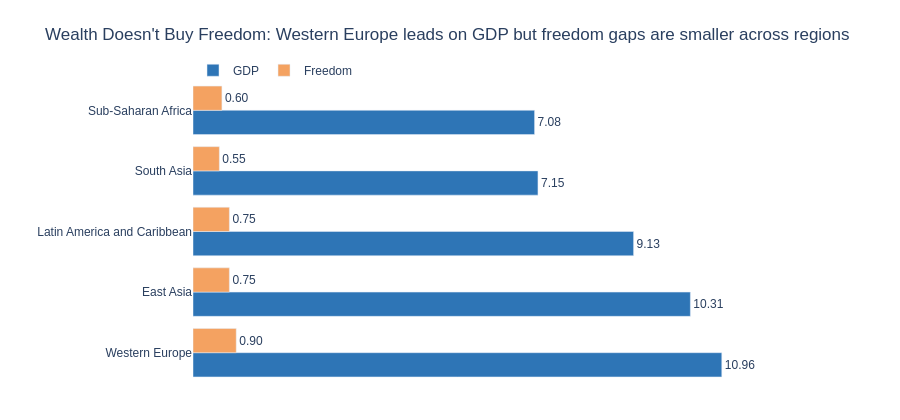

Here is the notebook cell this chart was saved with:
### Markdown cell above
---
## Done? Stretch Goal

If you finish both tasks with time to spare, try this:

**Task 3 (stretch):** Build a **grouped bar chart** comparing 2 sub-factors (e.g. `GDP_per_capita` and `Freedom`) across the 5 most populated regions. Use colour meaningfully and write an insight title.

Regions to include: `'Western Europe'`, `'Latin America'`, `'East Asia'`, `'Sub-Saharan Africa'`, `'South Asia'`

### Code cell
# Stretch goal — grouped bar chart
# YOUR CODE HERE

# Stretch goal — grouped bar chart
# ---------------------------------

# Step 1: Filter to the 5 regions and compute averages
target_regions = ['Western Europe', 'Latin America and Caribbean',
                  'East Asia', 'Sub-Saharan Africa', 'South Asia']

region_factors = (df[df['Region'].isin(target_regions)]
                  .groupby('Region')[['GDP', 'Freedom']]
                  .mean()
                  .reset_index()
                  .sort_values('GDP', ascending=True))  # ascending → highest at top

print(region_factors)

# Step 2: Melt to long format for grouped bar
melted = region_factors.melt(id_vars='Region', var_name='Factor', value_name='Score')

# Step 3: Build the chart
fig = px.bar(
    data_frame=melted,
    x='Score',
    y='Region',
    color='Factor',
    barmode='group',
    orientation='h',
    color_discrete_map={'GDP': '#2E75B6', 'Freedom': '#F4A261'},
    category_orders={'Region': region_factors['Region'].tolist()},
    text=melted['Score'].round(2),
    title="Wealth Doesn't Buy Freedom: Western Europe leads on GDP but freedom gaps are smaller across regions",
    labels={'Score': '', 'Region': '', 'Factor': ''}
)

fig.update_traces(
    texttemplate='%{text:.2f}',
    textposition='outside'
)

fig.update_layout(
    xaxis=dict(range=[0, 13], showticklabels=False, showgrid=False),
    yaxis=dict(gridcolor='white'),
    plot_bgcolor='white',
    paper_bgcolor='white',
    font=dict(family='Arial', size=12),
    legend=dict(orientation='h', y=1.08, x=0, title=''),
    height=420,
    margin=dict(l=20, r=80, t=80, b=30)
)

fig.show()

### Figure 1 — Plotly figure (JSON) as saved in the notebook; plotly's stock layout.template omitted (floating-point values rounded to 4 significant figures)
{"data": [{"alignmentgroup": "True", "hovertemplate": "=%{y}<br>text=%{text}<extra></extra>", "legendgroup": "GDP", "marker": {"color": "#2E75B6", "pattern": {"shape": ""}}, "name": "GDP", "offsetgroup": "GDP", "orientation": "h", "showlegend": true, "text": [7.08, 7.15, 9.13, 10.31, 10.96], "textposition": "outside", "texttemplate": "%{text:.2f}", "type": "bar", "x": [7.082, 7.152, 9.135, 10.31, 10.96], "xaxis": "x", "y": ["Sub-Saharan Africa", "South Asia", "Latin America and Caribbean", "East Asia", "Western Europe"], "yaxis": "y"}, {"alignmentgroup": "True", "hovertemplate": "=%{y}<br>text=%{text}<extra></extra>", "legendgroup": "Freedom", "marker": {"color": "#F4A261", "pattern": {"shape": ""}}, "name": "Freedom", "offsetgroup": "Freedom", "orientation": "h", "showlegend": true, "text": [0.6, 0.55, 0.75, 0.75, 0.9], "textposition": "outside", "texttemplate": "%{text:.2f}", "type": "bar", "x": [0.5994, 0.5463, 0.7542, 0.754, 0.8961], "xaxis": "x", "y": ["Sub-Saharan Africa", "South Asia", "Latin America and Caribbean", "East Asia", "Western Europe"], "yaxis": "y"}], "layout": {"barmode": "group", "font": {"family": "Arial", "size": 12}, "height": 420, "legend": {"orientation": "h", "title": {"text": ""}, "tracegroupgap": 0, "x": 0, "y": 1.08}, "margin": {"b": 30, "l": 20, "r": 80, "t": 80}, "paper_bgcolor": "white", "plot_bgcolor": "white", "title": {"text": "Wealth Doesn't Buy Freedom: Western Europe leads on GDP but freedom gaps are smaller across regions"}, "xaxis": {"anchor": "y", "domain": [0, 1], "range": [0, 13], "showgrid": false, "showticklabels": false, "title": {"text": ""}}, "yaxis": {"anchor": "x", "categoryarray": ["Western Europe", "East Asia", "Latin America and Caribbean", "South Asia", "Sub-Saharan Africa"], "categoryorder": "array", "domain": [0, 1], "gridcolor": "white", "title": {"text": ""}}}}
